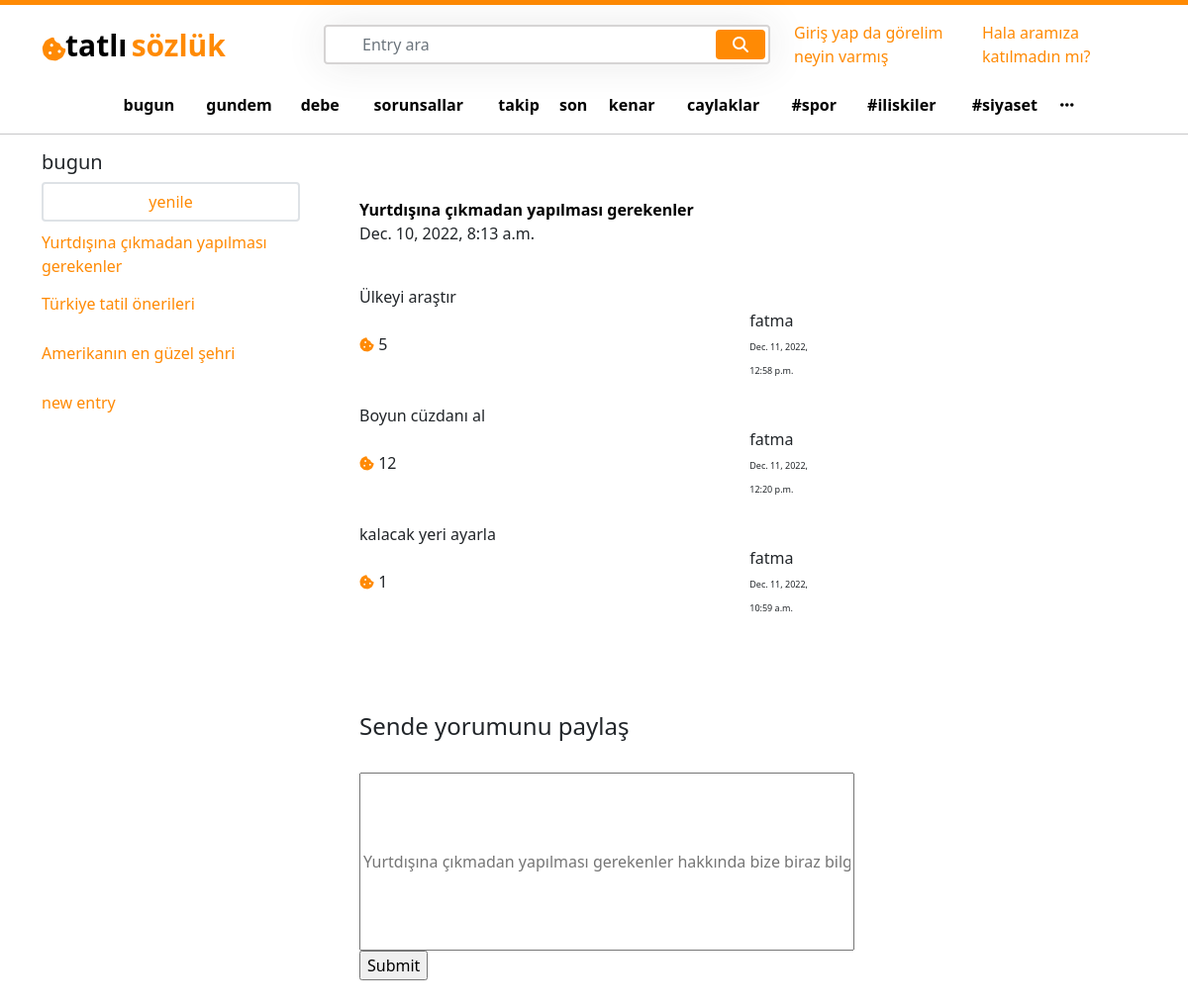
/Yurtdışına çıkmadan yapılması gerekenler/, run on an earlier commit of the app's database.
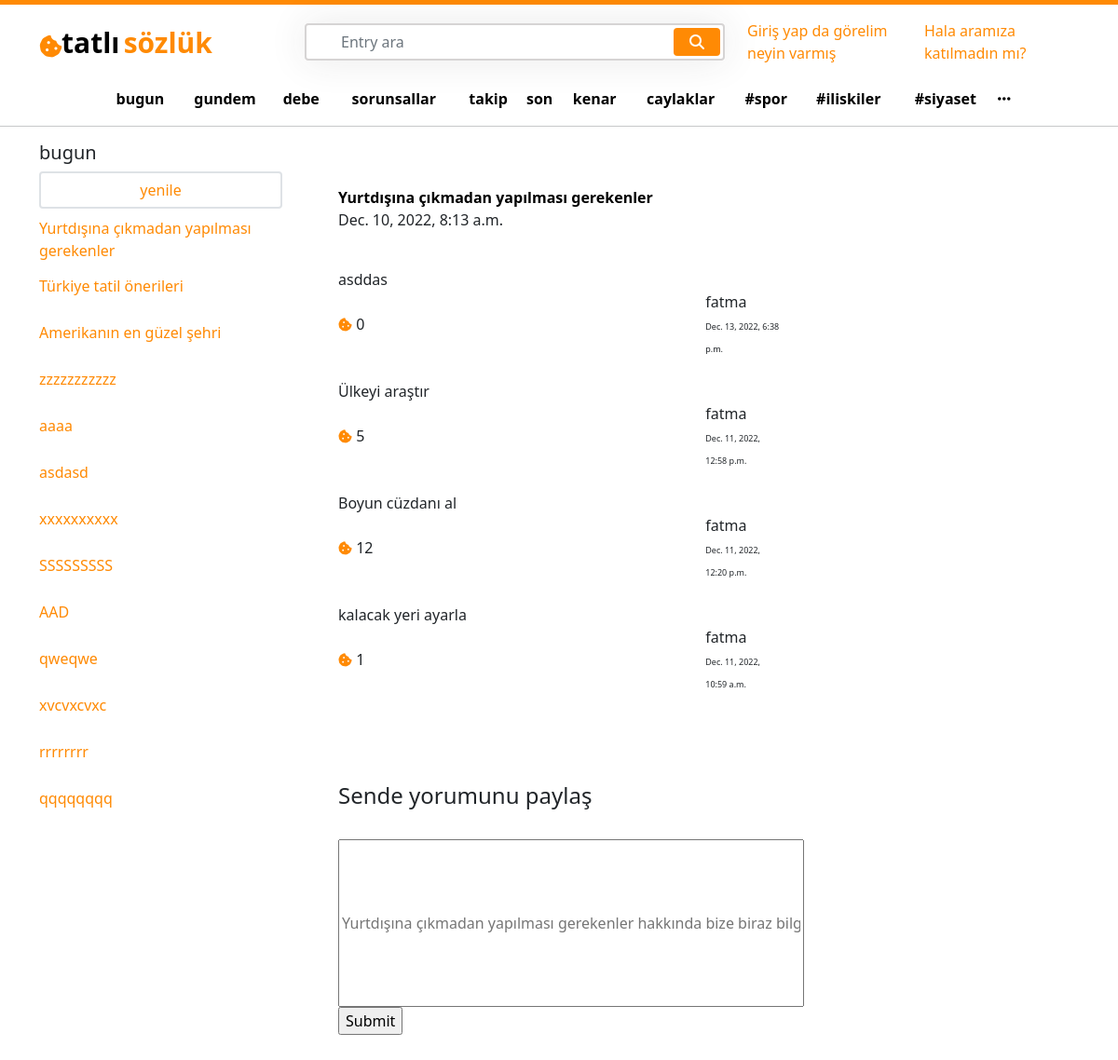
And on a later commit of the database.
### entry/models.py (models this page shows, shortened)
class Entry(models.Model):
    user = models.ForeignKey(User, on_delete=models.CASCADE)
    entry_slug =  models.CharField(max_length=85, blank=True, null=True)
    entry_name =  models.CharField(max_length=85, blank=True, null=True)
    created_at = models.DateTimeField(auto_now_add=True)
    updated_at = models.DateTimeField(auto_now=True)

class EntryComments(models.Model):
    comment_body =  models.CharField(max_length=85, blank=True, null=True)
    commented_entry = models.ForeignKey(Entry, on_delete=models.CASCADE)
    likes_to_the_comment = models.PositiveIntegerField(default=0)
    created_at = models.DateTimeField(auto_now_add=True)

### user/models.py (models this page shows, shortened)
class User(AbstractBaseUser):
    email = models.EmailField(max_length=100, unique=True)
    username = models.CharField(max_length=50, unique=True)
    date_joined = models.DateTimeField(auto_now_add=True)
    last_login = models.DateTimeField(auto_now_add=True)
    created_date = models.DateTimeField(auto_now_add=True)
    modified_date = models.DateTimeField(auto_now=True)
    is_admin = models.BooleanField(default=True)
    is_staff = models.BooleanField(default=True)
    is_active = models.BooleanField(default=True)
    is_superadmin = models.BooleanField(default=True)
    USERNAME_FIELD = 'email'
    REQUIRED_FIELDS = ['username']
    objects = UserManager()

### entry/views.py (the view)
# urls.py: path('<str:pk>/', views.entry_detail, name='entry_detail'),
def entry_detail(request, pk):
    all_entries = Entry.objects.all()
    entry_detail = get_object_or_404(Entry, entry_name=pk)
    bring_entry_info = Entry.objects.filter(entry_name=pk)
    entry_comment = EntryComments.objects.filter(commented_entry__entry_name=pk).order_by('-created_at')
    if request.method == "POST":
        comment_body = request.POST['comment_body']
        new_comment = EntryComments.objects.create(commented_entry=entry_detail, comment_body=comment_body)
        new_comment.save()
    context = {
        'entry_detail' : entry_detail,
        "all_entries" :  all_entries,
        'bring_entry_info' : bring_entry_info,
        'entry_comment' :entry_comment,
    }
    return render(request, "entry_detail.html",context )

### templates/entry_detail.html (shortened to what this page needs)
{% extends 'base.html' %}
{% load static %}
{% block content %}
<div class="col-lg-6 p-5 ">
    <div class="row">
        {% for i in bring_entry_info %}
            <div class="col-lg-12">
                <a href="{% url 'entry_detail' i.id %}" >
                    <b style="color:black ;">  {{i.entry_name}}</b>
                </a>
            </div>
            <div class="col-lg-12">
                {{i.created_at}}
            </div>
            <div class="col-lg-12 mt-3">
                {% for a in entry_comment %}
                <div class="col-lg-12 mt-4">
                    {{a.comment_body}}
                </div>
                   <div class="row justify-content-between">
                        <div class="col-lg-3 my-auto">
                            <i class="fa-solid fa-cookie-bite" id="logo" style="font-size:15px ;"></i>
                            {{a.likes_to_the_comment}}
                        </div>
                        <div class="col-lg-5">
                            <div class="row justify-content-end">
                                <div class="col-lg-6">
                                    <div class="col-lg-12">
                                        {{a.commented_entry.user.username}}
                                    </div>
                                    <div class="col-lg-12">
                                       <small style="font-size: 9px;">{{a.created_at}}</small>
                                    </div>
                                </div>
                            </div>
                        </div>
                    </div>
                {% endfor %}
            </div>
        <div class="col-lg-12">
            <form action="" method="POST">
                <div class="col-lg-12">
                    <b>{{searched_entry}}</b><br><br><br><br>
                    <h4>Sende yorumunu paylaş </h4>
                     <br>
<input placeholder="{{i.entry_name}} hakkında bize biraz bilgi ver" name="comment_body" style="height:180px; width: 500px;"></input>{{form.comment_body}}
                    <br>
                    <input type="submit" value="Submit">
                </div>
            </form>
        </div>
        {% endfor %}
    </div>
</div>
{% endblock %}

### templates/base.html (shortened to what this page needs)
{% load static %}
<!DOCTYPE html>
<html lang="en">
<head>
    <link href="https://cdn.jsdelivr.net/npm/bootstrap@5.1.3/dist/css/bootstrap.min.css" rel="stylesheet">
    <link rel="stylesheet" href="https://cdnjs.cloudflare.com/ajax/libs/font-awesome/6.2.1/css/all.min.css" />
    <link rel="stylesheet" href="{% static 'css/home.css' %}">
</head>
<body>
    <div class="topline"></div>
    <div class="container mt-3">
        <div class="row d-flex align-items-center">
            <div class="col-lg-3">
                <div class="row">
                    <div class="col-lg-1" style="margin-top: 14px;">
                        <i class="fa-solid fa-cookie-bite" id="logo" style="font-size:25px ;"></i>
                    </div>
                    <div class="col-lg-10">
                        <a href="{% url 'home' %}">
                            <span class="logo_left p-0 m-0" style="color: black;">tatlı</span>
                            <span class="logo_right p-0 m-0">sözlük</span>
                        </a>
                    </div>
                </div>
            </div>
            <div class="col-5">
                <div class="search">
                    <form action="{% url 'entrypage' %}" method="POST">
                        <input type="text" class="form-control" name="searched_entry" placeholder="Entry ara">
                        <button type="submit" value="Submit" class="btn btn-primary"><i class="fa fa-search"></i></button>
                    </form>
                </div>
            </div>
            <div class="col-lg-4">
                <div class="row justify-content-end">
                    {% if request.user.is_authenticated %}
                    <div class="col-lg-3 my-auto">
                        <a href="{% url 'user_page' %}" style="text-decoration: none;">
                            <i class="fa-regular fa-user" style=" color:  rgb(255, 138, 4);;"></i>
                            <span>{{request.user.username}}</span>
                        </a>
                    </div>
                    <div class="col-lg-3">
                        <button type="button" class="btn btn-primary topbtn">
                            <i class="fa-regular fa-message"></i>
                            <span>mesaj</span>
                        </button>
                    </div>
                    <div class="col-lg-3">
                        <button type="button" class="btn btn-primary topbtn">
                            <i class="fa-solid fa-arrow-trend-up"></i>
                            <span>olay</span>
                        </button>
                    </div>
                    <div class="col-lg-2 my-auto dots_for_box" >
                        <span style="cursor: pointer;">
                            <i class="fa-solid fa-ellipsis" style=" color:  rgb(255, 138, 4);;"></i>
                        </span>
                    </div>
                    <div class="base_box_top p-0" id="base_box_top">
                        <div class="row">
                            <a href="" style="color: black;" class="base_box_top_div">
                                <div class="col-lg-12 p-2">
                                    <span>kanallar</span>
                                </div>
                            </a>
                           <a href="" style="color: black;" class="base_box_top_div">
                                <div class="col-lg-12 p-2 ">
                                    <span>çöp</span>
                                </div>
                            </a>
                            <a href="" style="color: black;" class="base_box_top_div">
                                <div class="col-lg-12 p-2">
                                    <span>ayarlar</span>
                                </div>
                            </a>
                            <a href="" style="color: black;" class="base_box_top_div">
                                <div class="col-lg-12 p-2">
                                    <span>gece modu</spa>
                                </div>
                            </a>
                            <a href="" style="color: black;" class="base_box_top_div">
                                <div class="col-lg-12 p-2">
                                    <span>takip/engellenmiş</span>
                                </div>
                            </a>
                            <a href="{% url 'logout' %}" style="color: black;" class="base_box_top_div">
                                <div class="col-lg-12 p-2 ">
                                    <span>çıkış yap</span>
                                </div>
                            </a>
                        </div>
                    </div>
                    <div class="col-lg-12">
                        {% else %}
                        <a href="{% url 'login' %}" style="width: 50%;">Giriş yap da görelim neyin varmış</a>
                        <a href="{% url 'register' %}" style="width: 50%;">Hala aramıza katılmadın mı?</a>
                        {% endif %}
                    </div>
                </div>
            </div>
        </div>
        <div class="row justify-content-center mt-4">
            <table style="width:80%">
                <tr>
                  <td><a href="" class="td ">bugun</a></td>
                  <td><a href="" class="td">gundem</a></td>
                  <td><a href="" class="td">debe</a></td>
                  <td><a href="" class="td">sorunsallar</a></td>
                  <td><a href="" class="td">takip</a></td>
                  <td><a href="" class="td">son</a></td>
                  <td><a href="" class="td">kenar</a></td>
                  <td><a href="" class="td">caylaklar</a></td>
                  <td><a href="" class="td">#spor</a></td>
                  <td><a href="" class="td">#iliskiler</a></td>
                  <td><a href="" class="td">#siyaset</a></td>
                  <td><a href="" class="td"><i class="fa-solid fa-ellipsis"></i></a></td>
                </tr>
              </table>
        </div>
<hr>
<div class="container">
    <div class="row">
        <div class="col-lg-3 main_left">
            <div class="col-lg-12">
                <h5>bugun</h5>
            </div>
            <div class="col-lg-12">
                <button class="btn btn-light w-100 border border-2" style="background-color: transparent !important;">
                 <a href="" style=" text-decoration: none; color:  rgb(255, 138, 4);;">yenile</a>
                </button>
            </div>
            <div class="col-lg-12 mt-2">
                <ul class='p-0 ul_left'>
                        {% for i in all_entries %}
                        <li class="li">
                            <a href="{% url 'entry_detail' i.entry_name %}">
                            {{i.entry_name}}
                            </a>
                        </li>
                        {% endfor %}
                </ul>
            </div>
        </div>
{% block content %}
{% endblock %}
</body>
</html>

### static/css/home.css (style rules this page uses)
.topline { width: 100%; background-color: rgb(255, 138, 4); height: 5px; }
.logo_left { font-size: 30px; font-weight: 600; }
.logo_right { font-size: 30px; font-weight: 600; color: rgb(255, 138, 4); }
#logo { color: rgb(255, 138, 4); }
.search { position: relative; box-shadow: 0 0 40px rgba(51, 51, 51, .1); }
.search input { height: 40px; text-indent: 25px; border: 2px solid #d6d4d4; }
.search button { position: absolute; top: 5px; right: 5px; height: 30px; width: 50px; background: rgb(92, 4, 255); display: flex; align-items: center; justify-content: center; }
.td { font-weight: 600; font-size: 16px; color: black; text-decoration: none; display: flex; align-items: center; justify-content: center; }
.main_left { overflow-y: scroll; height:820px; scrollbar-color: rebeccapurple green; scrollbar-width: thin; }
.li { text-decoration: none; list-style: none; height: 50px; display: flex; align-items: center; }
button { background-color: rgb(255, 138, 4) !important; border: none !important; }
a { color: rgb(255, 138, 4);; text-decoration: none; }

What changed in the data, as far as the page shows it:
removed Entry: entry_name "new entry", shown under "bugun"
added Entry: entry_name "zzzzzzzzzzz", shown under "bugun"
added Entry: entry_name "aaaa", shown under "bugun"
added Entry: entry_name "asdasd", shown under "bugun"
added Entry: entry_name "xxxxxxxxxx", shown under "bugun"
added Entry: entry_name "SSSSSSSSS", shown under "bugun"
added Entry: entry_name "AAD", shown under "bugun"
added Entry: entry_name "qweqwe", shown under "bugun"
added Entry: entry_name "xvcvxcvxc", shown under "bugun"
added Entry: entry_name "rrrrrrrr", shown under "bugun"
added Entry: entry_name "qqqqqqqq", shown under "bugun"
added EntryComments: comment_body "asddas", likes_to_the_comment "0", commented_entry.user.username "fatma", created_at "Dec. 13, 2022, 6:38 p.m.", shown under Entry "Yurtdışına çıkmadan yapılması gerekenler"
